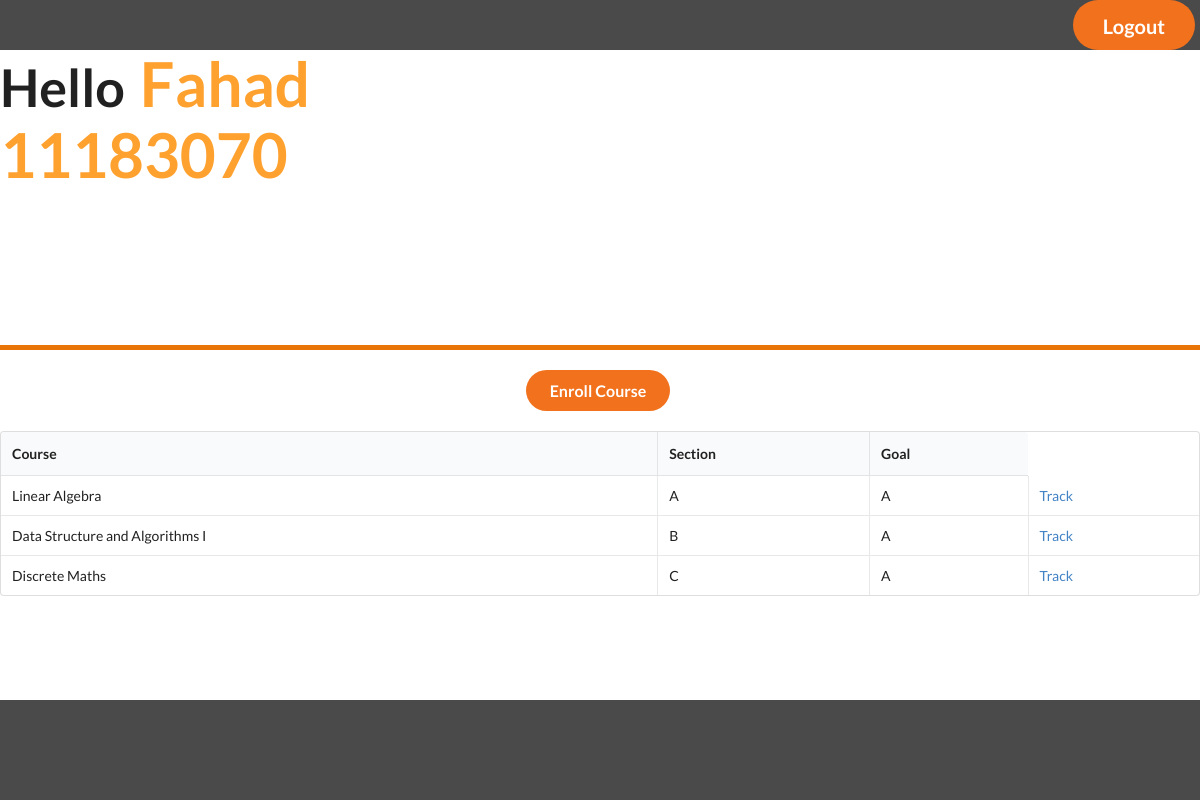
Page /home.php (signed in) on the committed database.
### tables this page shows
CREATE TABLE `course` (
  `c_name` varchar(255) DEFAULT NULL,
  `section` varchar(1) DEFAULT NULL,
  `sec_id` varchar(15) DEFAULT NULL,
  `student_id` int(9) DEFAULT NULL,
  `teacher_id` int(9) DEFAULT NULL,
  `goal` varchar(1) DEFAULT NULL
);

### home.php (the view, shortened to what this page needs)
<?php
include "db_connect.php";
$id=$_SESSION['student_id'];
$query="SELECT * from course where student_id = '$id' ";
$result=mysqli_query($conn,$query);
if (isset($_SESSION['student_id']) && isset($_SESSION['s_name'])) {
 ?>
<!DOCTYPE html>
<html>
     <head>
     <link rel="stylesheet" href="stylesheet.css">
    <link rel="stylesheet" href="https://cdnjs.cloudflare.com/ajax/libs/semantic-ui/2.4.1/semantic.min.css">
     </head>
<body>
<div class="top">
        <div class="layout">
        <div class="layoutc1">
        </div>
          <div class="layoutc2">
          <button class="ui orange button huge" id="buttonbox" onclick="window.location.href = 'logout.php';">Logout</button>
          </div>
         </div>
        <div class="hmid">
            <div class="hmid_top">
               <div class="hmid_top-l">
                    <h1 class="welcome1">
                       Hello<span class="spanw"><st><?php
                        echo $_SESSION['s_name'];
                       ?><br>
                       <?php
                        echo $_SESSION['student_id'];
                       ?></st></span>
                    </h1>
               </div>
               <div class="hmid_top-r">
               </div>
            </div>
            <br>
            <div class="c1">
                        <button class="ui orange button large" id="buttonbox" onclick="window.location.href = 's_allcourses.php';">Enroll Course</button>
            </div>
            <br>
            <div class="hmid_bot">
                <table class="ui celled table">
                    <thead>
                        <tr><th>Course</th>
                        <th>Section</th>
                        <th>Goal</th>
                    </tr></thead>
                    <tbody>
                    <?php
                            while($info=$result->fetch_assoc())
                            {
                                ?>
                                <tr>
                                <?php
                                echo"<td>{$info['c_name']}</td>";
                                echo"<td>{$info['section']}</td>";
                                echo"<td>{$info['goal']}</td>";
                                echo"<td><a href='track.php?cn={$info['c_name']}'>Track</a> </td>";
                                ?>
                                </tr>
                            <?php
                            }
                            ?>
                    </tbody>
                </table>
            </div>
        </div>
        <div class="bottom">
        </div>
    </div>
</body>
</html>
<?php
}
else{
     header("Location: welcome.php");
     exit();
}
 ?>

### stylesheet.css (style rules this page uses)
* { margin: 0; padding: 0; }
.top { display: flex; flex-direction: column;min-height: 100vh; }
.layout { background-color:#4A4A4A; width:100%; height:50px; display: flex; flex-direction: row; }
.layoutc1 { display: flex; flex-grow: 2; }
.layoutc2 { display: flex; }
.hmid { background-color:rgb(255, 255, 255); width:100%; flex-grow: 1; display: flex; flex-direction: column; }
.hmid_top { display: flex; width:100%; height:300px; display: flex; flex-direction: row; border-bottom: 5px solid rgb(233, 117, 9); }
.hmid_top-r { flex-grow: 2; }
.bottom { background-color:#4A4A4A; width:100%; height:100px; }
.welcome1 { font-size:52px; }
.spanw { color:rgb(255, 161, 47); font-size:62px; }
span { margin: 15px; }
#buttonbox { border-radius: 25px; }
.c1 { display: flex; justify-content: center; }

### rows in the picture
course: c_name "Linear Algebra", section "A", goal "A"
course: c_name "Data Structure and Algorithms I", section "B", goal "A"
course: c_name "Discrete Maths", section "C", goal "A"

### other values in the picture
$_SESSION['s_name'] "Fahad"
$_SESSION['student_id'] "11183070"
